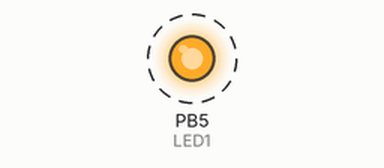
Simulated run of this program. Board: ATmega328P, built with avr-gcc and emulated at 16 MHz. Shown: output pins drawn as LEDs (lit = HIGH). Dashed ring = blinking. What the program prints to the serial monitor is not drawn.

Above: at 0.5 s.
Timing chart, 0 to 4.7 s (numbered marks = the images above):
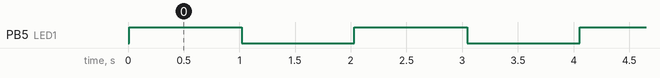

The program:

main.c
```c
/*
DDRB = 0b00001111; //0->Input,1->Output (PB7,PB6,PB5,PB4,PB3,PB2,PB1,PB0)
//Both are Same
DDRB &= ~((1<<PINB7) | (1<<PB6) | (1<<PB5) | (1<<PB4)); //Setting as input
DDRB |= ( (1<<PB3) | (1<<PB2) |(1<<PB1) |(1<<PB0) ); //setting as Output

PORTB &= ~((1<<PB3) | (1<<PB2) | (1<<PB1) | (1<<PB0)); //clearing the Output Pins initially

If we want to enable pullups for Input pins
PORTB |= ( (1<<PB7) | (1<<PB6) |(1<<PB5) |(1<<PB4) );
 */

#include <util/delay.h>
#include "digitalInputOutput.h"
#include "uart.h"

#define LED1 PB5

#define OUTDDR DDRB
#define OUTPORT PORTB

int main()
{
	//Set Pin as Output
	setPinMode(&OUTDDR, LED1, OUTPUT);

	//Initially turn output to zero state
	turnBit(&OUTPORT, LED1, LOW);
	init_usart0(9600);
	while(1) {
		printString("port is ON\r\n");
		turnBit(&OUTPORT, LED1, HIGH);
		_delay_ms(1000);
		printString("port is OFF\r\n");
		turnBit(&OUTPORT, LED1, LOW);
		_delay_ms(1000);


	}
	return 0;
}
```

Copy_of_main.c
```c
/*


DDRB = 0b00001111; //0->Input,1->Output (PB7,PB6,PB5,PB4,PB3,PB2,PB1,PB0)
//Both are Same
DDRB &= ~((1<<PINB7) | (1<<PB6) | (1<<PB5) | (1<<PB4)); //Setting as input
DDRB |= ( (1<<PB3) | (1<<PB2) |(1<<PB1) |(1<<PB0) ); //setting as Output

PORTB &= ~((1<<PB3) | (1<<PB2) | (1<<PB1) | (1<<PB0)); //clearing the Output Pins initially

If we want to enable pullups for Input pins
PORTB |= ( (1<<PB7) | (1<<PB6) |(1<<PB5) |(1<<PB4) );


#include <util/delay.h>
#include "digitalInputOutput.h"

#define LED1 PC0
#define LED2 PC1
#define SW1 PC2
#define SW2 PC3

#define INDDR DDRC
#define OUTDDR DDRC
#define INPORT PORTC
#define OUTPORT PORTC
#define INPIN PINC

int main()
{
	//Set Pin as Output
	setPinMode(&OUTDDR, LED1, OUTPUT);
	setPinMode(&OUTDDR, LED2, OUTPUT);

	//Set pin as Input
	setPinMode(&INDDR, SW1, INPUT);
	setPinMode(&INDDR, SW2, INPUT);

	//Initially turn output to zero state
	turnBit(&OUTPORT, LED1, LOW);
	turnBit(&OUTPORT, LED2, LOW);

	while(1) {


		if(checkBitValue(&INPIN,SW1)){
			turnBit(&OUTPORT, LED1, HIGH);
			turnBit(&OUTPORT, LED2, LOW);
		} else{
			turnBit(&OUTPORT, LED1, LOW);
			turnBit(&OUTPORT, LED2, LOW);
		}

		if(checkBitValue(&INPIN,SW2)){
			turnBit(&OUTPORT, LED1, LOW);
			turnBit(&OUTPORT, LED2, HIGH);
		} else{
			turnBit(&OUTPORT, LED1, LOW);
			turnBit(&OUTPORT, LED2, LOW);
		}


	}
	return 0;
}
*/
```

digitalInputOutput.c
```c
/*
 * digitalInputOutput.c
 *
 *  Created on: 19-Feb-2017
 *      Author: CPSG-WB-4
 */


#include "digitalInputOutput.h"


void turnBit(volatile uint8_t *port,uint8_t pinNo,uint8_t value)
{
	if(value)
		*port |= (1<<pinNo);//TurnOnBit
	else
		*port &= ~(1<<pinNo);//TurnOffBit
}

void setPinMode(volatile uint8_t *port,uint8_t pinNo, uint8_t pinMode)
{
	if(pinMode == OUTPUT)
		*port |= (1<<pinNo);//turnBitToOutput
    else if (pinMode == INPUT)
    	*port &= ~(1<<pinNo); //turnBitToInput
}
void enablePullup(volatile uint8_t *port,uint8_t pinNo, uint8_t value)
{
	if(value)
		*port |= (1<<pinNo);//turnPullupresistor
	else
		*port &= ~(1<<pinNo);//TurnOffPullupresistor

}
uint8_t checkBitValue(volatile uint8_t *port,uint8_t pinNo)
{

	if((*port & (1<<pinNo)) == (1<<pinNo) ){
		return 1;
	} else
		return 0;
}
```

digitalInputOutput.h
```c
/*
 * digitalInputOutput.h
 *
 *  Created on: 19-Feb-2017
 *      Author: CPSG-WB-4
 */

#ifndef DIGITALINPUTOUTPUT_H_
#define DIGITALINPUTOUTPUT_H_

#include <avr/io.h>
#include <util/delay.h>
#include <stdint.h>

#define OUTPUT 1
#define INPUT 0
#define HIGH 1
#define LOW 0

void turnBit(volatile uint8_t *port,uint8_t pinNo,uint8_t value);
void setPinMode(volatile uint8_t *port,uint8_t pinNo, uint8_t pinMode);
void enablePullup(volatile uint8_t *port,uint8_t pinNo, uint8_t value);
uint8_t checkBitValue(volatile uint8_t *port,uint8_t pinNo);

#endif /* DIGITALINPUTOUTPUT_H_ */
```

uart.c
```c
/*
 * uart.c
 *
 *  Created on: 05-Nov-2017
 *      Author: CPSG-WB-4
 */
#include "uart.h"


void init_usart0(uint16_t baud)
{
	//uint16_t MYUBRR  = FOSC/16/baud-1
	uint16_t UBRR_VALUE = 0;
	UBRR_VALUE = (((F_CPU / (baud * 16UL))) - 1);
	/*Set baud rate */
	UBRR0H = (uint8_t)(UBRR_VALUE>>8);
	UBRR0L = (uint8_t)UBRR_VALUE;
	/*Enable receiver and transmitter */
	UCSR0B |= (1<<RXEN0)|(1<<TXEN0);
	// Set frame format to 8 data bits, no parity, 1 stop bit
	UCSR0C |= (1<<UCSZ01)|(1<<UCSZ00);

}

void transmitByte(uint8_t data) {
                                     /* Wait for empty transmit buffer */
  loop_until_bit_is_set(UCSR0A, UDRE0);
  //or while( !( UCSR0A & (1<<UDRE0) ) );
  /*UDRE0 = 1 when buffer is empty, then only we can write our data,
  so we have to loop untill buffer has data,if buffer dont have data ,UDRE0
  will become 1,indicting buffer is empty*/

  UDR0 = data;                                            /* send data */
}

uint8_t receiveByte(void) {
	//// Wait for byte to be received
  /* This flag bit is set when there are unread data in the receive buffer and cleared when the receive buffer is
	empty (i.e., does not contain any unread data). */
  loop_until_bit_is_set(UCSR0A, RXC0);       /* Wait for incoming data */
  // or while( !(UCSR0A & (1<<RXC0) ) );
  return UDR0;                                /* Return received data */
}

void printBinaryByte(uint8_t byte) {
                       /* Prints out a byte as a series of 1's and 0's */
  uint8_t bit;
  for (bit = 7; bit < 255; bit--) {
    if (bit_is_set(byte, bit))
      transmitByte('1');
    else
      transmitByte('0');
  }
  transmitByte('\n');
}

void printString(char *str) {
	while(*str != '\0')
		 transmitByte(*str++); //++ is to increase the strPointer
}

char nibbleToHexCharacter(uint8_t nibble) {
                                   /* Converts 4 bits into hexadecimal */
  if (nibble < 10) {
    return ('0' + nibble);
  }
  else {
    return ('A' + nibble - 10);
  }
}

void printHexByte(uint8_t byte) {
                        /* Prints a byte as its hexadecimal equivalent */
  uint8_t nibble;
  nibble = (byte & 0b11110000) >> 4;
  transmitByte(nibbleToHexCharacter(nibble));
  nibble = byte & 0b00001111;
  transmitByte(nibbleToHexCharacter(nibble));
}

void printFloat(double val,uint8_t decPosition)
{
	char tempStr[8];
	uint8_t width = 6;
	dtostrf(val,width,decPosition,tempStr);
	printString(tempStr);
}

void printInt(int num, uint8_t radix)
{
	// here 2 means binary, 10 means Decimal, 16 means Hexa
	char numStr[20];
	itoa(num,numStr,radix);
	printString(numStr);
}

void printLong(uint32_t num, uint8_t radix)
{
	// here 2 means binary, 10 means Decimal, 16 means Hexa
	char numStr[34];
	ltoa(num,numStr,radix);
	printString(numStr);
}

void println()
{
	printString("\r\n");
}
```

uart.h
```c
/*
 * uart.h
 *
 *  Created on: 05-Nov-2017
 *      Author: CPSG-WB-4
 */

#ifndef UART_H_
#define UART_H_

#include <avr/io.h>
#include <util/delay.h>
#include <stdlib.h>
void init_usart0(uint16_t baud);
void transmitByte(uint8_t data);
uint8_t receiveByte(void);
void printBinaryByte(uint8_t byte);
void printString(char *str);
char nibbleToHexCharacter(uint8_t nibble);
void printHexByte(uint8_t byte);
void printFloat(double val,uint8_t decPosition);
void printInt(int num, uint8_t radix);
void printLong(uint32_t num, uint8_t radix);
void println();

#endif /* UART_H_ */
```

Measured:
- by itself, PB5 (LED1): alternates HIGH for 1.0 s and LOW for 1.0 s
